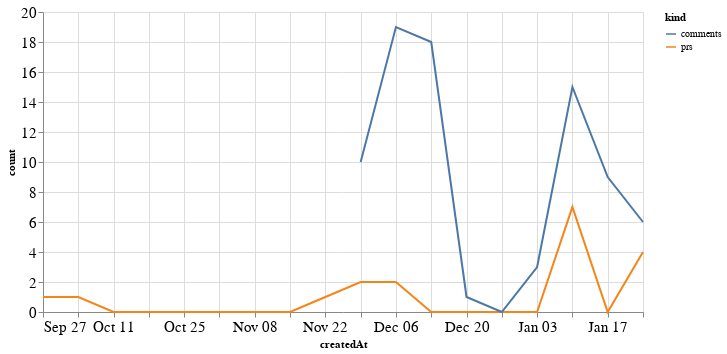

The code cell stored with this chart in its notebook:
### Code cell
alt.Chart(total_time, width=600).mark_line().encode(
    x='createdAt',
    y='count',
    color='kind'
)

### Figure 1 — Vega-Lite specification as saved in the notebook (floating-point values rounded to 4 significant figures)
{"config": {"axisLeft": {"labelFontSize": 15}, "axisBottom": {"labelFontSize": 15}}, "data": {"name": "data-0a2a5babc740cb77e5120235e14ee51e"}, "mark": "line", "encoding": {"color": {"type": "nominal", "field": "kind"}, "x": {"type": "temporal", "field": "createdAt"}, "y": {"type": "quantitative", "field": "count"}}, "width": 600, "$schema": "https://vega.github.io/schema/vega-lite/v4.8.1.json", "datasets": {"data-0a2a5babc740cb77e5120235e14ee51e": [{"createdAt": "2020-09-27T00:00:00", "kind": "prs", "count": 1.0}, {"createdAt": "2020-10-04T00:00:00", "kind": "prs", "count": 1.0}, {"createdAt": "2020-10-11T00:00:00", "kind": "prs", "count": 0.0}, {"createdAt": "2020-10-18T00:00:00", "kind": "prs", "count": 0.0}, {"createdAt": "2020-10-25T00:00:00", "kind": "prs", "count": 0.0}, {"createdAt": "2020-11-01T00:00:00", "kind": "prs", "count": 0.0}, {"createdAt": "2020-11-08T00:00:00", "kind": "prs", "count": 0.0}, {"createdAt": "2020-11-15T00:00:00", "kind": "prs", "count": 0.0}, {"createdAt": "2020-11-22T00:00:00", "kind": "prs", "count": 1.0}, {"createdAt": "2020-11-29T00:00:00", "kind": "prs", "count": 2.0}, {"createdAt": "2020-12-06T00:00:00", "kind": "prs", "count": 2.0}, {"createdAt": "2020-12-13T00:00:00", "kind": "prs", "count": 0.0}, {"createdAt": "2020-12-20T00:00:00", "kind": "prs", "count": 0.0}, {"createdAt": "2020-12-27T00:00:00", "kind": "prs", "count": 0.0}, {"createdAt": "2021-01-03T00:00:00", "kind": "prs", "count": 0.0}, {"createdAt": "2021-01-10T00:00:00", "kind": "prs", "count": 7.0}, {"createdAt": "2021-01-17T00:00:00", "kind": "prs", "count": 0.0}, {"createdAt": "2021-01-24T00:00:00", "kind": "prs", "count": 4.0}, {"createdAt": "2020-09-27T00:00:00", "kind": "comments", "count": null}, {"createdAt": "2020-10-04T00:00:00", "kind": "comments", "count": null}, {"createdAt": "2020-10-11T00:00:00", "kind": "comments", "count": null}, {"createdAt": "2020-10-18T00:00:00", "kind": "comments", "count": null}, {"createdAt": "2020-10-25T00:00:00", "kind": "comments", "count": null}, {"createdAt": "2020-11-01T00:00:00", "kind": "comments", "count": null}, {"createdAt": "2020-11-08T00:00:00", "kind": "comments", "count": null}, {"createdAt": "2020-11-15T00:00:00", "kind": "comments", "count": null}, {"createdAt": "2020-11-22T00:00:00", "kind": "comments", "count": null}, {"createdAt": "2020-11-29T00:00:00", "kind": "comments", "count": 10.0}, {"createdAt": "2020-12-06T00:00:00", "kind": "comments", "count": 19.0}, {"createdAt": "2020-12-13T00:00:00", "kind": "comments", "count": 18.0}, {"createdAt": "2020-12-20T00:00:00", "kind": "comments", "count": 1.0}, {"createdAt": "2020-12-27T00:00:00", "kind": "comments", "count": 0.0}, {"createdAt": "2021-01-03T00:00:00", "kind": "comments", "count": 3.0}, {"createdAt": "2021-01-10T00:00:00", "kind": "comments", "count": 15.0}, {"createdAt": "2021-01-17T00:00:00", "kind": "comments", "count": 9.0}, {"createdAt": "2021-01-24T00:00:00", "kind": "comments", "count": 6.0}]}}
